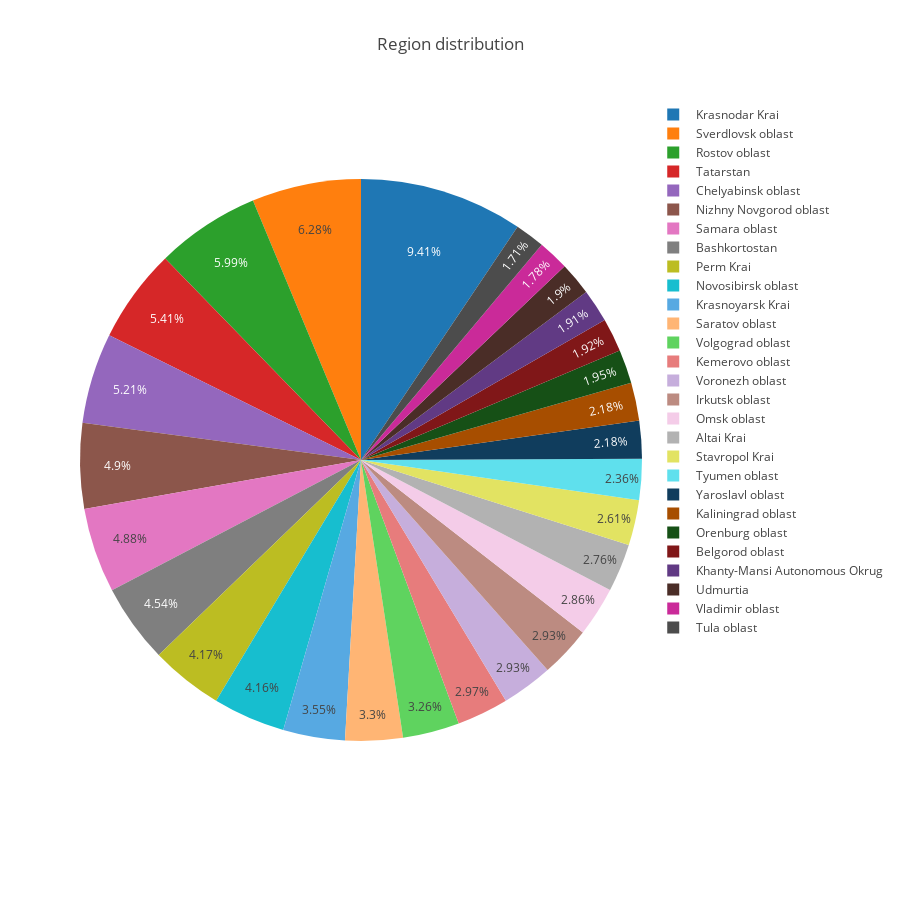

Notebook code cell kept with this figure:
### Code cell
temp_series = train_df['region_en'].value_counts()
labels = (np.array(temp_series.index))
sizes = (np.array((temp_series / temp_series.sum())*100))

trace = go.Pie(labels=labels, values=sizes)
layout = go.Layout(
    title='Region distribution',
    width=900,
    height=900,
)
data = [trace]
fig = go.Figure(data=data, layout=layout)
py.iplot(fig, filename="region")

### Figure 1 — Plotly figure (JSON) as saved in the notebook; plotly's stock layout.template omitted (floating-point values rounded to 4 significant figures)
{"data": [{"labels": [" Krasnodar Krai", " Sverdlovsk oblast", " Rostov oblast", " Tatarstan", " Chelyabinsk oblast", " Nizhny Novgorod oblast", " Samara oblast", " Bashkortostan", " Perm Krai", " Novosibirsk oblast", " Krasnoyarsk Krai", " Saratov oblast", " Volgograd oblast", " Kemerovo oblast", " Voronezh oblast", " Irkutsk oblast", " Omsk oblast", " Altai Krai", " Stavropol Krai", " Tyumen oblast", " Yaroslavl oblast", " Kaliningrad oblast", " Orenburg oblast", " Belgorod oblast", " Khanty-Mansi Autonomous Okrug", " Udmurtia", " Vladimir oblast", " Tula oblast"], "type": "pie", "uid": "bae89eb9-5c7c-4497-b02d-fbe3ff8ab2b8", "values": [9.406, 6.284, 5.986, 5.407, 5.211, 4.898, 4.883, 4.542, 4.171, 4.156, 3.555, 3.302, 3.259, 2.969, 2.934, 2.929, 2.856, 2.762, 2.607, 2.355, 2.183, 2.179, 1.949, 1.92, 1.91, 1.898, 1.779, 1.712]}], "layout": {"height": 900, "title": "Region distribution", "width": 900}}
